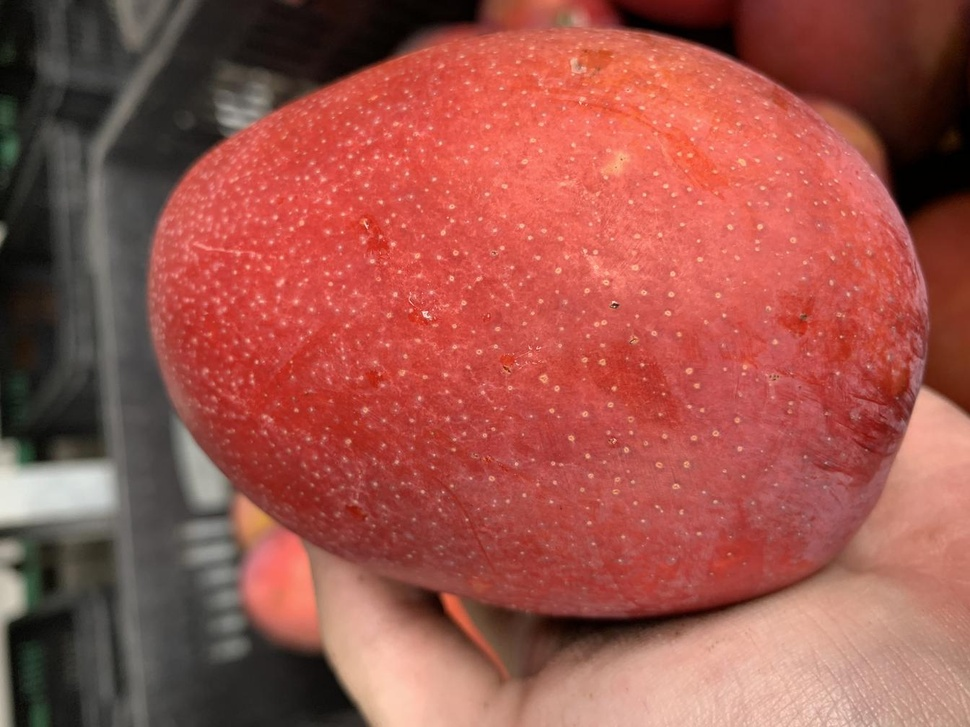
#> input picture CNN/AIMongo/G-Plant2_0616_98.jpg, 970 x 727 px, shrunk from 1344 x 1008 before the run
$ python getMongoOut.py
#> lines starting #> are read from the running program, lines starting #| are printed output that depends on the picture; after the words box and inside, x2 and y2 are one past the last pixel; in counts of white or black regions, pixels touching at a corner belong together
# -*- coding: utf-8 -*-
"""
Created on Tue Nov 13 11:06:47 2018
@author: 李立宗  lilizong@gmail.com
《opencv图穷匕见-python实现》 电子工业出版社
"""
#输出边缘和结构信息
import cv2
o = cv2.imread('G-Plant2_0616_98.jpg')
#> o is the input picture: shape (727, 970, 3); mean B, G, R 75.2, 83.9, 157.4
cv2.imshow("original",o)
gray = cv2.cvtColor(o,cv2.COLOR_BGR2GRAY)
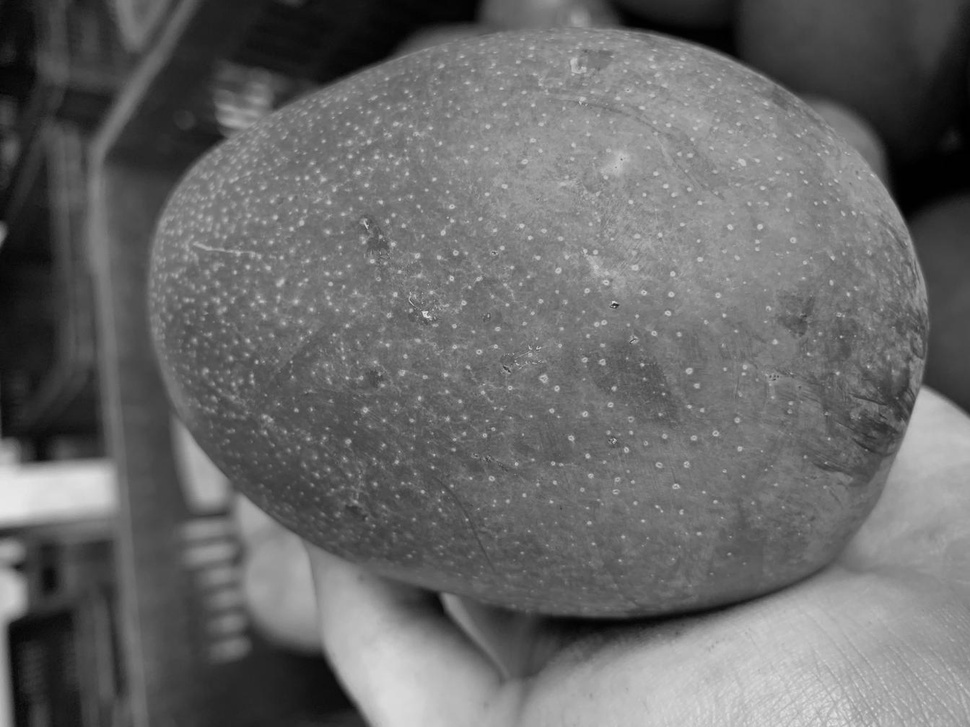
#> gray: shape (727, 970); min 0, max 233, mean 104.9
ret, binary = cv2.threshold(gray,100,120,cv2.THRESH_BINARY)
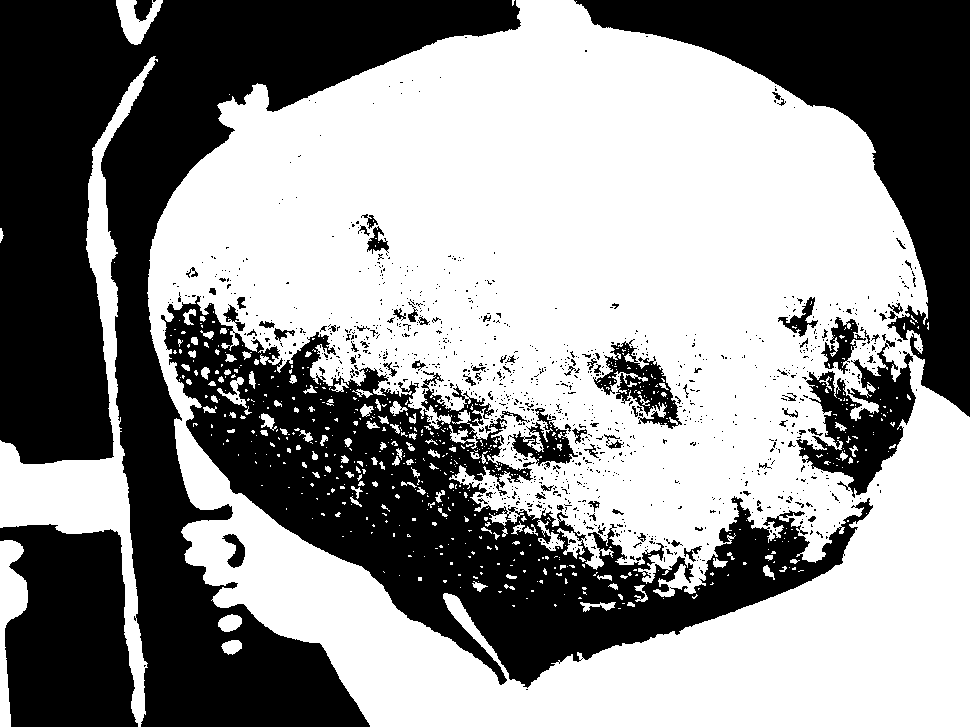
#> binary: shape (727, 970); values 0 (black) and 120 (white), 56.9% white; 1106 black regions (1012 under 20 px)
contours, hierarchy = cv2.findContours(binary,
                                             cv2.RETR_EXTERNAL,
                                             cv2.CHAIN_APPROX_SIMPLE)
#> contours = 17 contours, 10 with area under 20; largest, box (x1, y1, x2, y2) and area: (147, 0, 970, 727) 482130, (0, 56, 158, 727) 16351, (0, 540, 28, 727) 2358, (116, 0, 163, 45) 986, (218, 614, 242, 632) 286, (221, 640, 242, 655) 200, (0, 228, 4, 243) 22
no=cv2.drawContours(o,contours,-1,(0,0,255),5)
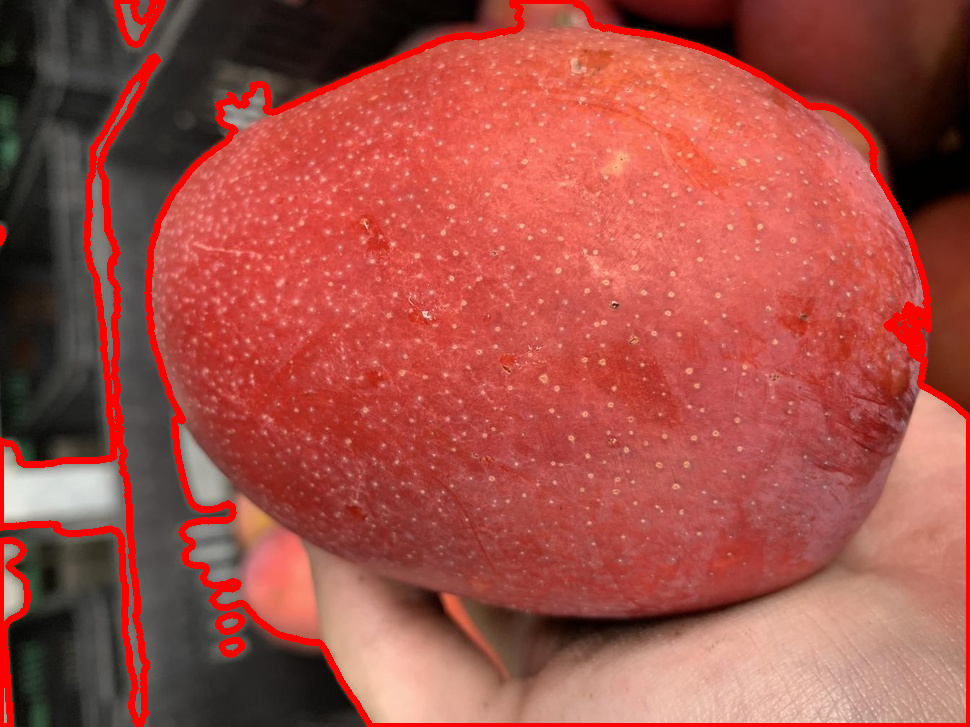
#> no: shape (727, 970, 3); mean B, G, R 70.6, 79, 163.1
cv2.imshow("result",no)
cv2.waitKey()
cv2.destroyAllWindows()
